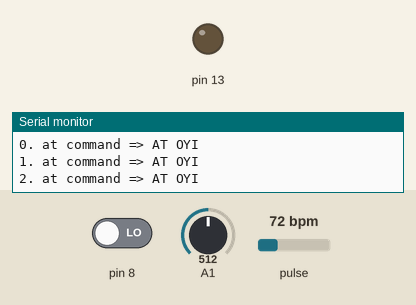
A sketch run on a simulated Arduino Uno, built with avr-gcc and run on an emulated ATmega328P. Parts: output pins drawn as LEDs (lit = HIGH), the last lines printed to the serial monitor. The test bench sets the inputs (shaded band); at power-on: pin 8 LOW, A1 = 512, pulse 72 bpm. The modem accepts every AT command (registered, SIM ready, sends succeed) and sends nothing else.

Above: at 0.1 s.
At 1.3 s:
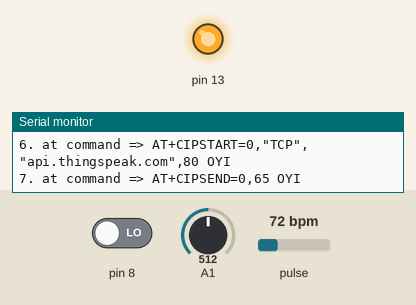
1.4 s: pin 8 driven HIGH
Timing chart, 0 to 4.4 s (numbered marks = the images above; inputs shaded):
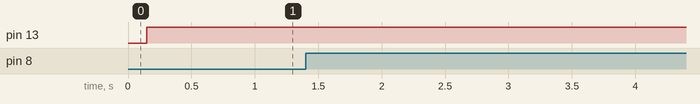

The sketch:

thingspeakdemo.ino
```cpp
#include <SoftwareSerial.h>

#define USE_ARDUINO_INTERRUPTS true
#define DEBUG true
#define RX 10
#define TX 11
#include "Timer.h"
#include <PulseSensorPlayground.h>     // Includes the PulseSensorPlayground Library.
Timer t;
PulseSensorPlayground pulseSensor;

String AP = "J P R NET";       // CHANGE ME
String PASS = "8454069811"; // CHANGE ME
String API = "4PPFBWSD253J5G14";   // CHANGE ME
String HOST = "api.thingspeak.com";
String PORT = "80";
String field = "field2";
int countTrueCommand;
int countTimeCommand;
boolean found = false;
float valSensor = 1;
const int PulseWire = A0;       // PulseSensor PURPLE WIRE connected to ANALOG PIN 0
const int LED13 = 13;          // The on-board Arduino LED, close to PIN 13.
int Threshold = 550;           //for heart rate sensor

float myTemp;
int myBPM;
String BPM;
String temp;
int error;
int panic=0;
int raw_myTemp;
float Voltage;
float tempC;

SoftwareSerial esp8266(RX,TX);


void setup() {
  Serial.begin(9600);
  esp8266.begin(115200);
  pulseSensor.analogInput(PulseWire);
  pulseSensor.blinkOnPulse(LED13);       //auto-magically blink Arduino's LED with heartbeat.
  pulseSensor.setThreshold(Threshold);

  // Double-check the "pulseSensor" object was created and "began" seeing a signal.
   if (pulseSensor.begin()) {
    Serial.println("We created a pulseSensor Object !");  //This prints one time at Arduino power-up,  or on Arduino reset.
  }

  sendCommand("AT",5,"OK");
  sendCommand("AT",5,"OK");
  sendCommand("AT",5,"OK");
  sendCommand("AT+CWMODE=1",5,"OK");
  sendCommand("AT+CWJAP=\""+ AP +"\",\""+ PASS +"\"",20,"OK");
}

void loop()
{
  getSensorData();

    if(digitalRead(8) == HIGH){
    Serial.println("Panic");
    panic=1;
    String getData = "GET /update?api_key="+ API +"&field3="+panic;
    sendCommand("AT+CIPMUX=1",5,"OK");
    sendCommand("AT+CIPSTART=0,\"TCP\",\""+ HOST +"\","+ PORT,15,"OK");
    sendCommand("AT+CIPSEND=0," +String(getData.length()+4),10,">");
    esp8266.println(getData);delay(1500);countTrueCommand++;
    sendCommand("AT+CIPCLOSE=0",5,"OK");

    panic=0;
}
}

void getSensorData(){

  raw_myTemp = analogRead(A1);
  Voltage = (raw_myTemp / 1023.0) * 5000; // 5000 to get millivots.
  tempC = Voltage * 0.1;
  myTemp = tempC;
  Serial.println(myTemp);


 int myBPM = pulseSensor.getBeatsPerMinute();  // Calls function on our pulseSensor object that returns BPM as an "int".
                                               // "myBPM" hold this BPM value now.
if (pulseSensor.sawStartOfBeat()) {            // Constantly test to see if "a beat happened".
Serial.println(myBPM);                        // Print the value inside of myBPM.
}

  delay(20);

  char buffer1[10];
  char buffer2[10];
  BPM = dtostrf(myBPM, 4, 1, buffer1);
  temp = dtostrf(myTemp, 4, 1, buffer2);


  String getData = "GET /update?api_key="+ API +"&field1="+BPM+"&field2="+temp;
  sendCommand("AT+CIPMUX=1",5,"OK");
  sendCommand("AT+CIPSTART=0,\"TCP\",\""+ HOST +"\","+ PORT,15,"OK");
  sendCommand("AT+CIPSEND=0," +String(getData.length()+4),10,">");
  esp8266.println(getData);delay(1500);countTrueCommand++;
  sendCommand("AT+CIPCLOSE=0",5,"OK");


}


void sendCommand(String command, int maxTime, char readReplay[]) {
  Serial.print(countTrueCommand);
  Serial.print(". at command => ");
  Serial.print(command);
  Serial.print(" ");
  while(countTimeCommand < (maxTime*1))
  {
    esp8266.println(command);//at+cipsend
    if(esp8266.find(readReplay))//ok
    {
      found = true;
      break;
    }

    countTimeCommand++;
  }

  if(found == true)
  {
    Serial.println("OYI");
    countTrueCommand++;
    countTimeCommand = 0;
  }

  if(found == false)
  {
    Serial.println("Fail");
    countTrueCommand = 0;
    countTimeCommand = 0;
  }

  found = false;
 }
```
